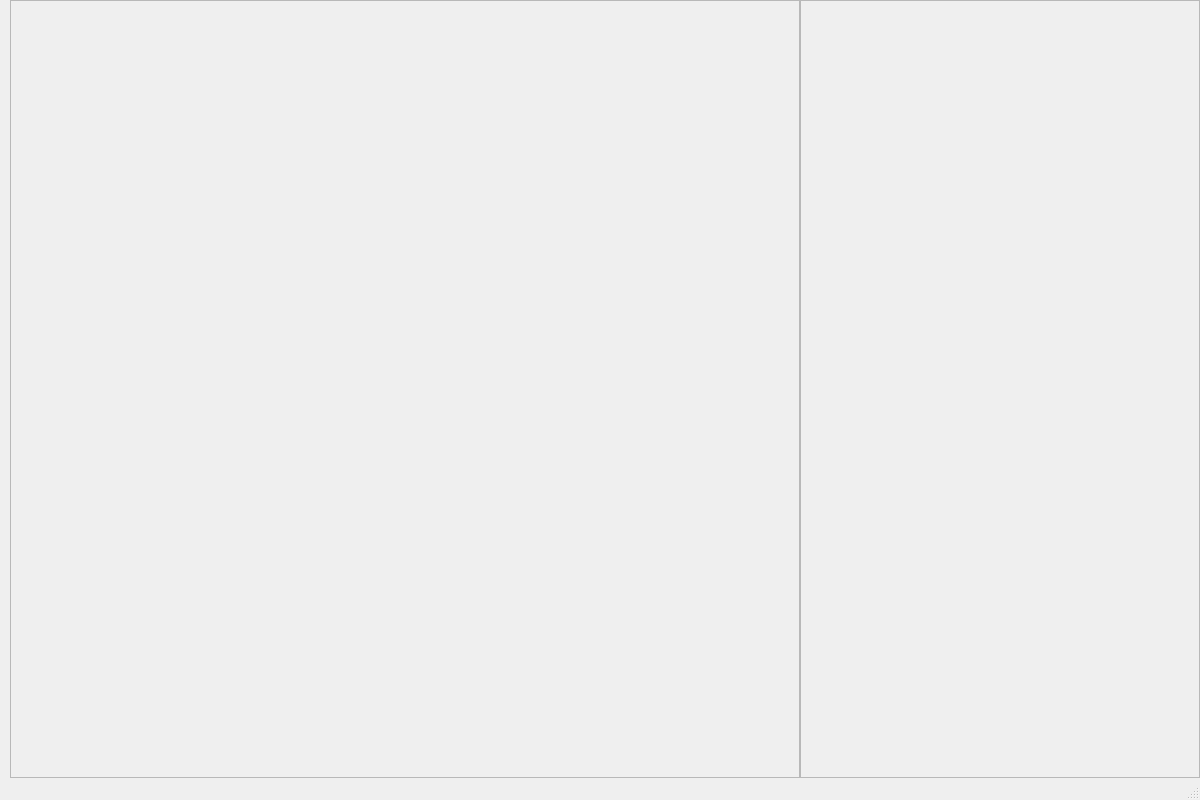
<?xml version="1.0" encoding="UTF-8"?>
<ui version="4.0">
 <class>MainWindow</class>
 <widget class="QMainWindow" name="MainWindow">
  <property name="geometry">
   <rect>
    <x>0</x>
    <y>0</y>
    <width>1200</width>
    <height>800</height>
   </rect>
  </property>
  <property name="minimumSize">
   <size>
    <width>1200</width>
    <height>800</height>
   </size>
  </property>
  <property name="maximumSize">
   <size>
    <width>1200</width>
    <height>800</height>
   </size>
  </property>
  <property name="windowTitle">
   <string>MainWindow</string>
  </property>
  <widget class="QWidget" name="centralwidget">
   <layout class="QHBoxLayout" name="horizontalLayout" stretch="5,0">
    <property name="spacing">
     <number>0</number>
    </property>
    <property name="leftMargin">
     <number>10</number>
    </property>
    <property name="topMargin">
     <number>0</number>
    </property>
    <property name="rightMargin">
     <number>0</number>
    </property>
    <property name="bottomMargin">
     <number>0</number>
    </property>
    <item>
     <widget class="FrameLabelView" name="frameL">
      <property name="frameShape">
       <enum>QFrame::StyledPanel</enum>
      </property>
      <property name="frameShadow">
       <enum>QFrame::Raised</enum>
      </property>
     </widget>
    </item>
    <item>
     <widget class="FramePrintControl" name="frameR">
      <property name="minimumSize">
       <size>
        <width>400</width>
        <height>0</height>
       </size>
      </property>
      <property name="maximumSize">
       <size>
        <width>300</width>
        <height>16777215</height>
       </size>
      </property>
      <property name="styleSheet">
       <string notr="true"/>
      </property>
      <property name="frameShape">
       <enum>QFrame::StyledPanel</enum>
      </property>
      <property name="frameShadow">
       <enum>QFrame::Raised</enum>
      </property>
     </widget>
    </item>
   </layout>
  </widget>
  <widget class="QMenuBar" name="menubar">
   <property name="geometry">
    <rect>
     <x>0</x>
     <y>0</y>
     <width>1200</width>
     <height>21</height>
    </rect>
   </property>
  </widget>
  <widget class="QStatusBar" name="statusbar"/>
 </widget>
 <customwidgets>
  <customwidget>
   <class>FrameLabelView</class>
   <extends>QFrame</extends>
   <header>framelabelview.h</header>
   <container>1</container>
  </customwidget>
  <customwidget>
   <class>FramePrintControl</class>
   <extends>QFrame</extends>
   <header>frameprintcontrol.h</header>
   <container>1</container>
  </customwidget>
 </customwidgets>
 <resources/>
 <connections/>
</ui>
